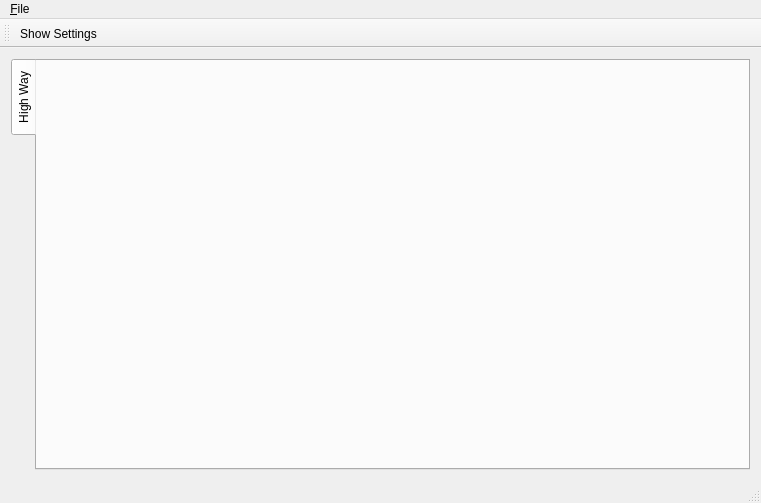
<?xml version="1.0" encoding="UTF-8"?>
<ui version="4.0">
 <class>MainWindow</class>
 <widget class="QMainWindow" name="MainWindow">
  <property name="geometry">
   <rect>
    <x>0</x>
    <y>0</y>
    <width>761</width>
    <height>503</height>
   </rect>
  </property>
  <property name="windowTitle">
   <string/>
  </property>
  <property name="windowIcon">
   <iconset resource="resources.qrc">
    <normaloff>:/images/rocket.png</normaloff>:/images/rocket.png</iconset>
  </property>
  <widget class="QWidget" name="centralWidget">
   <layout class="QVBoxLayout" name="verticalLayout">
    <item>
     <widget class="QTabWidget" name="tabWidget">
      <property name="tabPosition">
       <enum>QTabWidget::West</enum>
      </property>
      <property name="tabBarAutoHide">
       <bool>false</bool>
      </property>
      <widget class="SpanshRouteWidget" name="tab">
       <attribute name="title">
        <string>High Way</string>
       </attribute>
      </widget>
     </widget>
    </item>
   </layout>
  </widget>
  <widget class="QStatusBar" name="statusBar"/>
  <widget class="QMenuBar" name="menuBar">
   <property name="geometry">
    <rect>
     <x>0</x>
     <y>0</y>
     <width>761</width>
     <height>22</height>
    </rect>
   </property>
   <widget class="QMenu" name="menuSettings">
    <property name="title">
     <string>&amp;File</string>
    </property>
    <addaction name="actionShow_Settings"/>
   </widget>
   <addaction name="menuSettings"/>
  </widget>
  <widget class="QToolBar" name="toolBar">
   <property name="windowTitle">
    <string>toolBar</string>
   </property>
   <attribute name="toolBarArea">
    <enum>TopToolBarArea</enum>
   </attribute>
   <attribute name="toolBarBreak">
    <bool>false</bool>
   </attribute>
   <addaction name="actionShow_Settings"/>
  </widget>
  <action name="actionShow_Settings">
   <property name="icon">
    <iconset resource="resources.qrc">
     <normaloff>:/images/Settings-2-icon.png</normaloff>:/images/Settings-2-icon.png</iconset>
   </property>
   <property name="text">
    <string>Show &amp;Settings</string>
   </property>
  </action>
 </widget>
 <layoutdefault spacing="6" margin="11"/>
 <customwidgets>
  <customwidget>
   <class>SpanshRouteWidget</class>
   <extends>QWidget</extends>
   <header location="global">spanshroutewidget.h</header>
   <container>1</container>
  </customwidget>
 </customwidgets>
 <resources>
  <include location="resources.qrc"/>
 </resources>
 <connections/>
</ui>
